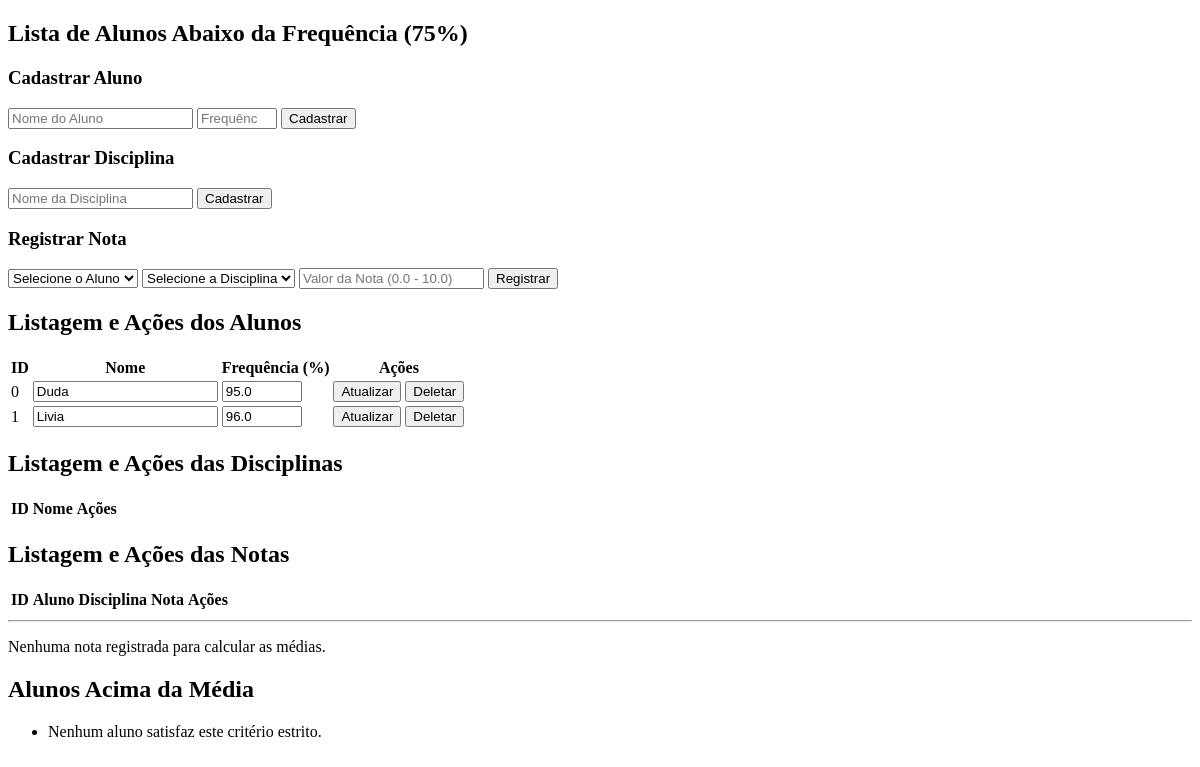
The app's page /, older data.
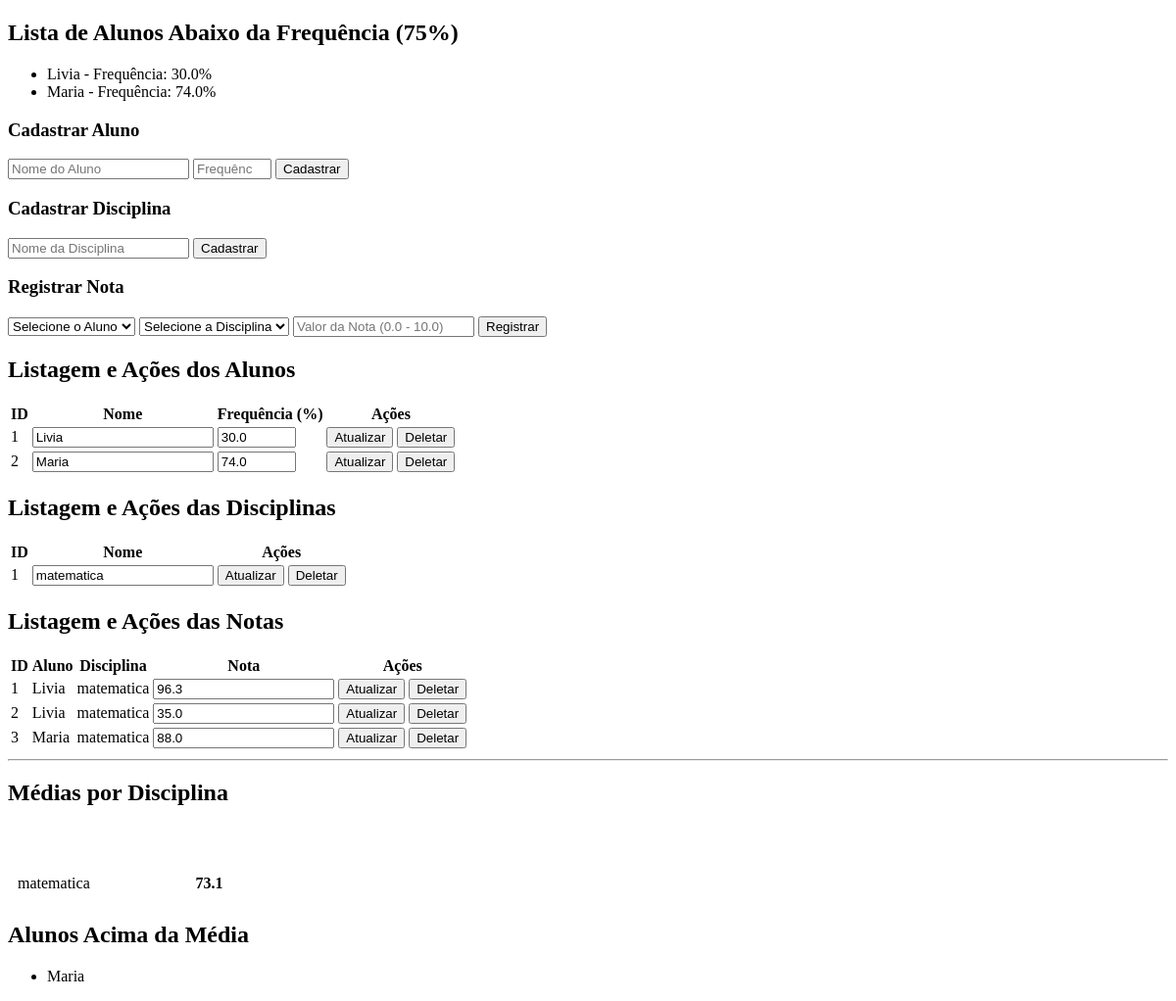
The same page, newer data.
### app.py (models this page shows)
class Aluno(db.Model):
    alu_id = db.Column(db.Integer, primary_key=True, autoincrement=True)
    alu_nome = db.Column(db.String(100), nullable=False)
    alu_frequencia = db.Column(db.Float, nullable=False)

class Disciplina(db.Model):
    dis_id = db.Column(db.Integer, primary_key=True, autoincrement=True)
    dis_nome = db.Column(db.String(100), nullable=False)

class Notas(db.Model):
    not_id = db.Column(db.Integer, primary_key=True, autoincrement=True)
    alu_id = db.Column(db.Integer, db.ForeignKey('aluno.alu_id', ondelete='CASCADE'), nullable=False)
    dis_id = db.Column(db.Integer, db.ForeignKey('disciplina.dis_id', ondelete='CASCADE'),nullable=False)
    not_valor = db.Column(db.Float, nullable=False)
    aluno = db.relationship('Aluno', backref='notas_aluno')
    disciplina = db.relationship('Disciplina', backref='notas_disciplina')

### app.py (the view)
@app.route('/')
def index():
    alunos = Aluno.query.all()
    disciplinas = Disciplina.query.all()
    notas = Notas.query.options(db.joinedload(Notas.aluno), db.joinedload(Notas.disciplina)).all()
    medias_disciplinas_raw = db.session.query(
        Disciplina.dis_nome,
        func.avg(Notas.not_valor).label('media_nota')
    ).join(Notas).group_by(Disciplina.dis_nome).all()
    medias_por_disciplina = {
        media.dis_nome: media.media_nota
        for media in medias_disciplinas_raw
    }
    alunos_aprovados_em_tudo = {}
    for nota in notas:
        aluno_id = nota.aluno.alu_id
        if aluno_id not in alunos_aprovados_em_tudo:
            alunos_aprovados_em_tudo[aluno_id] = {
                'nome': nota.aluno.alu_nome,
                'status': True, # Assume aprovado até que uma nota reprove
                'detalhes': []
            }
        dis_nome = nota.disciplina.dis_nome
        media = medias_por_disciplina.get(dis_nome, 0.0) # Usa 0.0 se não houver média (evita crash)
        nota_acima_da_media = nota.not_valor > media
        if not nota_acima_da_media:
            alunos_aprovados_em_tudo[aluno_id]['status'] = False
        alunos_aprovados_em_tudo[aluno_id]['detalhes'].append({
            'disciplina': dis_nome,
            'nota': nota.not_valor,
            'media': media,
            'aprovado': nota_acima_da_media
        })
    lista_final_acima_media = [
        aluno_info for aluno_info in alunos_aprovados_em_tudo.values()
        if aluno_info['status'] is True
    ]
    return render_template('index.html',
                            alunos=alunos,
                            disciplinas=disciplinas,
                            notas=notas,
                            medias_disciplinas=medias_disciplinas_raw,
                            alunos_acima_de_todas_medias=lista_final_acima_media)

### templates/index.html (shortened to what this page needs)
<!DOCTYPE html>
<html lang="en">
<head>
</head>
<body>
<div class="mb-8 p-4 bg-red-100 rounded-lg shadow">
    <h2 class="text-xl font-semibold text-red-800 border-b-red-300">Lista de Alunos Abaixo da Frequência (75%)</h2>
    <ul class="list-disc list-inside space-y-1">
        {% for aluno in alunos %}
            {% if aluno.alu_frequencia < 75 %}
                <li class="text-red-700 font-medium">{{ aluno.alu_nome }} - Frequência: {{ aluno.alu_frequencia | round(1) }}%</li>
            {% endif %}
        {% endfor %}
    </ul>
</div>
<div class="grid grid-cols-1 md:grid-cols-3 gap-6 mb-10">
    <div class="p-4 bg-white rounded-lg shadow border border-gray-200">
        <h3 class="text-lg font-bold mb-3 text-indigo-700">Cadastrar Aluno</h3>
        <form action="/create_aluno" method="POST" class="space-y-3">
            <input type="text" name="nome_aluno" placeholder="Nome do Aluno" required class="w-full p-2 border rounded-md">
            <input type="number" step="0.1" name="frequencia" placeholder="Frequência (%)" required min="0" max="100" class="w-full p-2 border rounded-md">
            <button type="submit" class="w-full bg-indigo-600 text-white p-2 rounded-md hover:bg-indigo-700 transition">Cadastrar</button>
        </form>
    </div>
    <div class="p-4 bg-white rounded-lg shadow border border-gray-200">
        <h3 class="text-lg font-bold mb-3 text-indigo-700">Cadastrar Disciplina</h3>
        <form action="/create_disciplina" method="POST" class="space-y-3">
            <input type="text" name="nome_disciplina" placeholder="Nome da Disciplina" required class="w-full p-2 border rounded-md">
            <button type="submit" class="w-full bg-indigo-600 text-white p-2 rounded-md hover:bg-indigo-700 transition">Cadastrar</button>
        </form>
    </div>
    <div class="p-4 bg-white rounded-lg shadow border border-gray-200">
        <h3 class="text-lg font-bold mb-3 text-indigo-700">Registrar Nota</h3>
        <form action="/create_nota" method="POST" class="space-y-3">
            <select name="aluno_id" required class="w-full p-2 border rounded-md">
                <option value="">Selecione o Aluno</option>
            </select>
            <select name="disciplina_id" required class="w-full p-2 border rounded-md">
                <option value="">Selecione a Disciplina</option>
            </select>
            <input type="number" step="0.1" name="nota_valor" placeholder="Valor da Nota (0.0 - 10.0)" required min="0" class="w-full p-2 border rounded-md">
            <button type="submit" class="w-full bg-indigo-600 text-white p-2 rounded-md hover:bg-indigo-700 transition">Registrar</button>
        </form>
    </div>
</div>
<h2>Listagem e Ações dos Alunos</h2>
<table>
    <thead>
        <tr>
            <th>ID</th>
            <th>Nome</th>
            <th>Frequência (%)</th>
            <th class="w-40">Ações</th>
        </tr>
    </thead>
    <tbody>
        {% for aluno in alunos %}
        <tr>
            <td>{{ aluno.alu_id }}</td>
            <form action="{{ url_for('update_entidade', entidade_nome='aluno', entidade_id=aluno.alu_id) }}" method="POST">
                <td><input type="text" name="nome" value="{{ aluno.alu_nome }}" required class="p-1 border rounded-md w-full"></td>
                <td><input type="number" step="0.1" name="frequencia" value="{{ aluno.alu_frequencia }}" required min="0" max="100" class="p-1 border rounded-md w-24 text-center"></td>
                <td class="flex space-x-2">
                    <button type="submit" class="bg-green-500 text-white p-2 rounded-md text-xs hover:bg-green-600">Atualizar</button>
            </form>
                    <form action="{{ url_for('delete_entidade', entidade_nome='aluno', entidade_id=aluno.alu_id) }}" method="POST" style="display:inline;" onsubmit="return confirm('Tem certeza que deseja deletar o aluno {{ aluno.alu_nome }}?');">
                        <button type="submit" class="bg-red-500 text-white p-2 rounded-md text-xs hover:bg-red-600">Deletar</button>
                    </form>
        </tr>
        {% endfor %}
    </tbody>
</table>
<h2 class="mt-8">Listagem e Ações das Disciplinas</h2>
<table>
    <thead>
        <tr>
            <th>ID</th>
            <th>Nome</th>
            <th class="w-40">Ações</th>
        </tr>
    </thead>
    <tbody>
        {% for disciplina in disciplinas %}
        <tr>
            <td>{{ disciplina.dis_id }}</td>
            <form action="{{ url_for('update_entidade', entidade_nome='disciplina', entidade_id=disciplina.dis_id) }}" method="POST">
                <td><input type="text" name="nome_disciplina" value="{{ disciplina.dis_nome }}" required class="p-1 border rounded-md w-full"></td>
                <td class="flex space-x-2">
                    <button type="submit" class="bg-green-500 text-white p-2 rounded-md text-xs hover:bg-green-600">Atualizar</button>
            </form>
                    <form action="{{ url_for('delete_entidade', entidade_nome='disciplina', entidade_id=disciplina.dis_id) }}" method="POST" style="display:inline;" onsubmit="return confirm('Tem certeza que deseja deletar a disciplina {{ disciplina.dis_nome }}?');">
                        <button type="submit" class="bg-red-500 text-white p-2 rounded-md text-xs hover:bg-red-600">Deletar</button>
                    </form>
        </tr>
        {% endfor %}
    </tbody>
</table>
<h2 class="mt-8">Listagem e Ações das Notas</h2>
<table>
    <thead>
        <tr>
            <th>ID</th>
            <th>Aluno</th>
            <th>Disciplina</th>
            <th>Nota</th>
            <th class="w-40">Ações</th>
        </tr>
    </thead>
    <tbody>
        {% for nota in notas %}
        <tr>
            <td>{{ nota.not_id }}</td>
            <td>{{ nota.aluno.alu_nome }}</td>
            <td>{{ nota.disciplina.dis_nome }}</td>
            <form action="{{ url_for('update_entidade', entidade_nome='nota', entidade_id=nota.not_id) }}" method="POST">
                <td><input type="number" step="0.1" name="novo_valor_nota" value="{{ nota.not_valor }}" required min="0" class="p-1 border rounded-md w-16 text-center"></td>
                <td class="flex space-x-2">
                    <button type="submit" class="bg-green-500 text-white p-2 rounded-md text-xs hover:bg-green-600">Atualizar</button>
            </form>
                    <form action="{{ url_for('delete_entidade', entidade_nome='nota', entidade_id=nota.not_id) }}" method="POST" style="display:inline;" onsubmit="return confirm('Tem certeza que deseja deletar esta nota?');">
                        <button type="submit" class="bg-red-500 text-white p-2 rounded-md text-xs hover:bg-red-600">Deletar</button>
                    </form>
        </tr>
        {% endfor %}
    </tbody>
</table>
<hr class="my-10">
<div class="grid grid-cols-1 md:grid-cols-2 gap-8">
    <div>
        {% if medias_disciplinas %}
            <table class="shadow-md">
                <h2>Médias por Disciplina</h2>
                    <tr class="bg-indigo-700">
                        <th style="padding: 10px; color: white;">Disciplina</th>
                        <th style="padding: 10px; color: white; text-align: right;">Média das Notas</th>
                    </tr>
                    {% for media in medias_disciplinas %}
                    <tr>
                        <td style="padding: 8px;">{{ media.dis_nome }}</td>
                        <td style="padding: 8px; text-align: right; font-weight: bold;">
                            {{ media.media_nota | round(2) }}
                        </td>
                    </tr>
                    {% endfor %}
            </table>
        {% else %}
            <p class="text-gray-500">Nenhuma nota registrada para calcular as médias.</p>
        {% endif %}
    </div>
    <div>
        <h2 class="text-green-700">Alunos Acima da Média</h2>
        <ul class="list-disc list-inside space-y-3 bg-green-50 p-4 rounded-lg border border-green-200">
            {% if alunos_acima_de_todas_medias %}
                {% for aluno_info in alunos_acima_de_todas_medias %}
                    <li class="font-bold text-green-800">
                        {{ aluno_info.nome }}
                    </li>
                {% endfor %}
            {% else %}
                <li class="text-gray-600">Nenhum aluno satisfaz este critério estrito.</li>
            {% endif %}
        </ul>
    </div>
</div>
</body>
</html>

Row changes from the older to the newer data that the page shows:
removed Aluno: alu_id "0", nome "Duda", frequencia "95.0", shown under "Listagem e Ações dos Alunos"
now on one of the page's lists (row edited): Aluno: alu_nome "Livia", alu_frequencia "30.0"
changed Aluno "Livia": frequencia "96.0" → "30.0"
added Aluno: alu_nome "Maria", alu_frequencia "74.0", alu_id "2", nome "Maria", frequencia "74.0"
added Disciplina: dis_id "1", nome_disciplina "matematica"
added Notas: not_id "1", aluno.alu_nome "Livia", disciplina.dis_nome "matematica", novo_valor_nota "96.3"
added Notas: not_id "2", aluno.alu_nome "Livia", disciplina.dis_nome "matematica", novo_valor_nota "35.0"
added Notas: not_id "3", aluno.alu_nome "Maria", disciplina.dis_nome "matematica", novo_valor_nota "88.0"
Text that changed along with them:
text no longer shown: "Nenhuma nota registrada para calcular as médias. Nenhum aluno satisfaz este critério estrito."
text now shown: "Médias por Disciplina"
new list line: "matematica 73.1"
